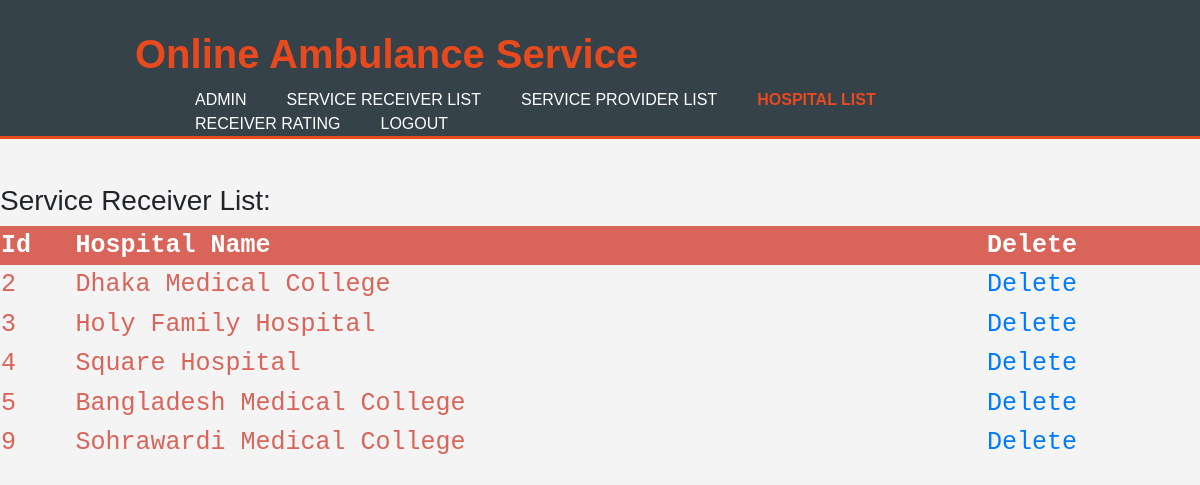
/admin_hospital_list.php, run on the app's committed database.
### tables this page shows
CREATE TABLE `hospital_list` (
  `id` int(11) NOT NULL,
  `hospital_name` varchar(100) NOT NULL
);

### admin_hospital_list.php (the view, shortened to what this page needs)
<?php require_once("connection.php");?>
<!DOCTYPE html>
<html>
<head>
	<link rel="stylesheet" href="https://stackpath.bootstrapcdn.com/bootstrap/4.4.0/css/bootstrap.min.css">
	<link rel="stylesheet" href="./CSS/style.css">
</head>
<body>
	<header>
		<div class="container">
			<div id="branding">
				<h1><span class="highlight">Online Ambulance Service</span></h1>
			</div>
			<nav>
					<ul>
						<li><a href="home_admin.php">Admin</a></li>
						<li><a href="admin_receiver_list.php">Service Receiver List</a></li>
						<li><a href="admin_provider_list.php">Service Provider List</a></li>
						<li class="current"><a href="admin_hospital_list.php">Hospital List</a></li>
						<li><a href="admin_rating_from_receiver.php">Receiver Rating</a></li>
						<li><a href="logout.php">Logout</a></li>
					</ul>
			</nav>
		</div>
	</header>
	<table>
		<tr>
			<th>Id</th>
			<th>Hospital Name</th>
			<th>Delete</th>
		</tr>
		<?php
			echo "<br/><br/>";
			echo "<h3>Service Receiver List:<br/></h3>";
			$query= "select * from hospital_list";
			$r= mysqli_query($conn,$query);
			$a=mysqli_num_rows($r);
			if($a>0){
				while($row=mysqli_fetch_array($r)){
					echo "<tr><td>".$row['id']."</td><td>".$row['hospital_name']."</td><td><a href=admin_hospital_list_delete.php?id=".$row['id'].">Delete</a></td></tr>";
				}
				echo "</table>";
			}
			else{
				echo "0 result";
			}
		?>

### CSS/style.css (style rules this page uses)
body { font: 15px/1.5 Arial, Helvetica, sans-serif; padding:0; margin:0; background-color: #f4f4f4; }
.container { width:80%; margin:auto; overflow:hidden; }
header { background:#35424a; color:#ffffff; padding-top: 30px; min-height:70px; border-bottom: #e8491d 3px solid; }
header a { color:#ffffff; text-decoration: none; text-transform: uppercase; font-size:16px; }
header li { float:left; display:inline; padding:0 20px 0 20px; }
header .highlight, header .current a { color: #e8491d; font-weight:bold; }
header #branding h1 { float:left; }
header #branding h1 { margin:0; }
header nav { float:right; margin-top: 10px; }

### admin_hospital_list.php (style rules this page uses)
table { border-collapse: collapse; width:100%; color:#d96459; font-family: monospace; font-size: 25px; text-align:left; }
th { background-color:#d96459; color:white; }

### data on the page
hospital_list: id "2", hospital_name "Dhaka Medical College"
hospital_list: id "3", hospital_name "Holy Family Hospital"
hospital_list: id "4", hospital_name "Square Hospital"
hospital_list: id "5", hospital_name "Bangladesh Medical College"
hospital_list: id "9", hospital_name "Sohrawardi Medical College"
